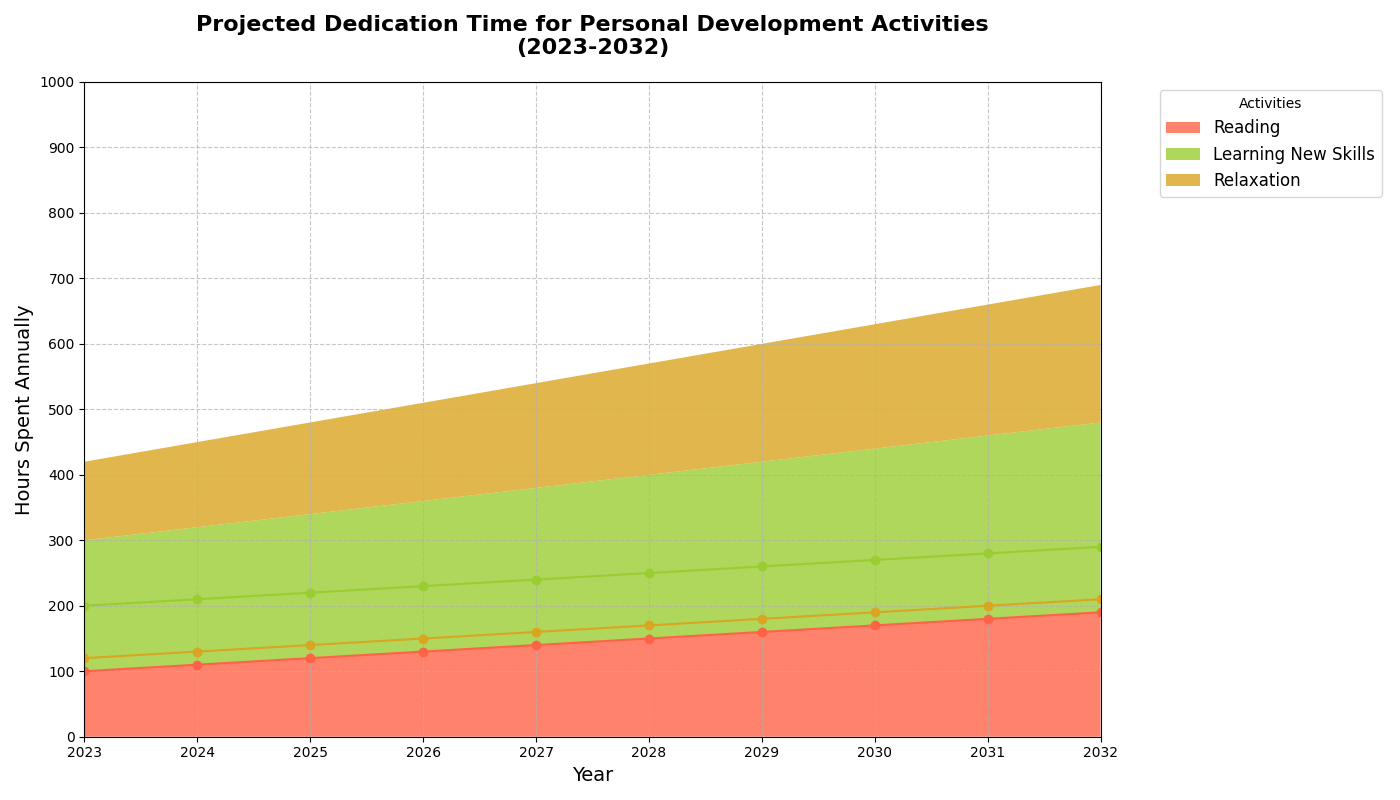

Generate this figure with Python:
import matplotlib.pyplot as plt
import numpy as np

# Years from 2023 to 2032
years = np.arange(2023, 2033)

# Projected hours dedication for each activity (arbitrary units)
reading = np.array([100, 110, 120, 130, 140, 150, 160, 170, 180, 190])
learning_new_skills = np.array([200, 210, 220, 230, 240, 250, 260, 270, 280, 290])
relaxation = np.array([120, 130, 140, 150, 160, 170, 180, 190, 200, 210])

# Stack the data for area plotting
activities = np.array([reading, learning_new_skills, relaxation])

# Create the stacked area chart
fig, ax = plt.subplots(figsize=(14, 8))
ax.stackplot(years, activities, labels=['Reading', 'Learning New Skills', 'Relaxation'],
             colors=['#FF6347', '#9ACD32', '#DAA520'], alpha=0.8)

# Title and axis labels
ax.set_title('Projected Dedication Time for Personal Development Activities\n(2023-2032)', fontsize=16, fontweight='bold', pad=20)
ax.set_xlabel('Year', fontsize=14)
ax.set_ylabel('Hours Spent Annually', fontsize=14)

# Add legend
ax.legend(title='Activities', loc='upper left', fontsize=12, bbox_to_anchor=(1.05, 1))

# Configure x and y ticks
ax.set_xticks(np.arange(2023, 2033, 1))
ax.set_yticks(np.arange(0, 1001, 100))
ax.set_xlim(2023, 2032)
ax.set_ylim(0, 1000)

# Add gridlines for better readability
ax.grid(True, linestyle='--', alpha=0.7)

# Add individual activity trends line plot (overlapping)
ax.plot(years, reading, marker='o', linestyle='-', color='#FF6347', label='Reading')
ax.plot(years, learning_new_skills, marker='o', linestyle='-', color='#9ACD32', label='Learning New Skills')
ax.plot(years, relaxation, marker='o', linestyle='-', color='#DAA520', label='Relaxation')

# Enhance layout to avoid overlapping elements
plt.tight_layout()

# Show plot
plt.show()
